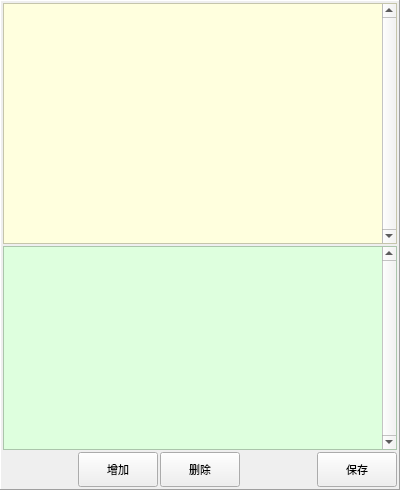
<?xml version="1.0" encoding="UTF-8"?>
<ui version="4.0">
 <class>FormEditOption</class>
 <widget class="QWidget" name="FormEditOption">
  <property name="geometry">
   <rect>
    <x>0</x>
    <y>0</y>
    <width>400</width>
    <height>490</height>
   </rect>
  </property>
  <property name="sizePolicy">
   <sizepolicy hsizetype="Fixed" vsizetype="Fixed">
    <horstretch>0</horstretch>
    <verstretch>0</verstretch>
   </sizepolicy>
  </property>
  <property name="minimumSize">
   <size>
    <width>400</width>
    <height>490</height>
   </size>
  </property>
  <property name="maximumSize">
   <size>
    <width>800</width>
    <height>981</height>
   </size>
  </property>
  <property name="font">
   <font>
    <family>微软雅黑</family>
    <pointsize>8</pointsize>
   </font>
  </property>
  <property name="windowTitle">
   <string notr="true">运行画面</string>
  </property>
  <property name="styleSheet">
   <string notr="true"/>
  </property>
  <layout class="QHBoxLayout" name="horizontalLayoutFrame">
   <property name="spacing">
    <number>0</number>
   </property>
   <property name="margin">
    <number>0</number>
   </property>
   <item>
    <widget class="QFrame" name="frameMainArea">
     <property name="sizePolicy">
      <sizepolicy hsizetype="Expanding" vsizetype="Expanding">
       <horstretch>0</horstretch>
       <verstretch>0</verstretch>
      </sizepolicy>
     </property>
     <property name="font">
      <font>
       <family>微软雅黑</family>
       <pointsize>8</pointsize>
      </font>
     </property>
     <property name="styleSheet">
      <string notr="true"/>
     </property>
     <property name="frameShape">
      <enum>QFrame::Panel</enum>
     </property>
     <property name="frameShadow">
      <enum>QFrame::Raised</enum>
     </property>
     <property name="IsMainArea" stdset="0">
      <bool>true</bool>
     </property>
     <layout class="QVBoxLayout" name="verticalLayout_2">
      <property name="spacing">
       <number>2</number>
      </property>
      <property name="margin">
       <number>2</number>
      </property>
      <item>
       <widget class="QTableView" name="tablePgm">
        <property name="minimumSize">
         <size>
          <width>389</width>
          <height>150</height>
         </size>
        </property>
        <property name="maximumSize">
         <size>
          <width>16777215</width>
          <height>16777215</height>
         </size>
        </property>
        <property name="font">
         <font>
          <family>微软雅黑</family>
          <pointsize>8</pointsize>
          <weight>50</weight>
          <bold>false</bold>
         </font>
        </property>
        <property name="focusPolicy">
         <enum>Qt::NoFocus</enum>
        </property>
        <property name="styleSheet">
         <string notr="true">QTableView
{
	selection-background-color: rgb(64, 168, 255);
	background-color: rgb(255, 255, 222);
	alternate-background-color: rgb(255, 255, 191);
	gridline-color: rgb(168, 180, 168);
}
</string>
        </property>
        <property name="frameShadow">
         <enum>QFrame::Plain</enum>
        </property>
        <property name="verticalScrollBarPolicy">
         <enum>Qt::ScrollBarAlwaysOn</enum>
        </property>
        <property name="horizontalScrollBarPolicy">
         <enum>Qt::ScrollBarAlwaysOff</enum>
        </property>
        <property name="autoScroll">
         <bool>false</bool>
        </property>
        <property name="autoScrollMargin">
         <number>16</number>
        </property>
        <property name="editTriggers">
         <set>QAbstractItemView::SelectedClicked</set>
        </property>
        <property name="tabKeyNavigation">
         <bool>false</bool>
        </property>
        <property name="showDropIndicator" stdset="0">
         <bool>false</bool>
        </property>
        <property name="dragDropOverwriteMode">
         <bool>false</bool>
        </property>
        <property name="alternatingRowColors">
         <bool>true</bool>
        </property>
        <property name="selectionMode">
         <enum>QAbstractItemView::NoSelection</enum>
        </property>
        <property name="selectionBehavior">
         <enum>QAbstractItemView::SelectRows</enum>
        </property>
        <property name="iconSize">
         <size>
          <width>24</width>
          <height>24</height>
         </size>
        </property>
        <property name="verticalScrollMode">
         <enum>QAbstractItemView::ScrollPerItem</enum>
        </property>
        <property name="horizontalScrollMode">
         <enum>QAbstractItemView::ScrollPerItem</enum>
        </property>
        <property name="wordWrap">
         <bool>false</bool>
        </property>
        <property name="cornerButtonEnabled">
         <bool>false</bool>
        </property>
        <attribute name="horizontalHeaderVisible">
         <bool>false</bool>
        </attribute>
        <attribute name="horizontalHeaderDefaultSectionSize">
         <number>100</number>
        </attribute>
        <attribute name="horizontalHeaderHighlightSections">
         <bool>false</bool>
        </attribute>
        <attribute name="horizontalHeaderStretchLastSection">
         <bool>true</bool>
        </attribute>
        <attribute name="verticalHeaderVisible">
         <bool>false</bool>
        </attribute>
        <attribute name="verticalHeaderDefaultSectionSize">
         <number>25</number>
        </attribute>
        <attribute name="verticalHeaderHighlightSections">
         <bool>false</bool>
        </attribute>
        <attribute name="verticalHeaderMinimumSectionSize">
         <number>50</number>
        </attribute>
       </widget>
      </item>
      <item>
       <layout class="QVBoxLayout" name="verticalLayout">
        <item>
         <widget class="QTableWidget" name="tableWidgetOpt">
          <property name="minimumSize">
           <size>
            <width>389</width>
            <height>0</height>
           </size>
          </property>
          <property name="font">
           <font>
            <family>微软雅黑</family>
            <pointsize>8</pointsize>
            <weight>50</weight>
            <bold>false</bold>
           </font>
          </property>
          <property name="styleSheet">
           <string notr="true">QTableView
{
	selection-background-color: rgb(64, 168, 255);
	background-color: rgb(222, 255, 222);
	alternate-background-color: rgb(191, 255, 191);
	gridline-color: rgb(168, 180, 168);
}
</string>
          </property>
          <property name="frameShadow">
           <enum>QFrame::Plain</enum>
          </property>
          <property name="verticalScrollBarPolicy">
           <enum>Qt::ScrollBarAlwaysOn</enum>
          </property>
          <property name="horizontalScrollBarPolicy">
           <enum>Qt::ScrollBarAlwaysOff</enum>
          </property>
          <property name="autoScroll">
           <bool>false</bool>
          </property>
          <property name="editTriggers">
           <set>QAbstractItemView::DoubleClicked</set>
          </property>
          <property name="tabKeyNavigation">
           <bool>false</bool>
          </property>
          <property name="showDropIndicator" stdset="0">
           <bool>false</bool>
          </property>
          <property name="dragDropOverwriteMode">
           <bool>false</bool>
          </property>
          <property name="alternatingRowColors">
           <bool>true</bool>
          </property>
          <property name="selectionMode">
           <enum>QAbstractItemView::SingleSelection</enum>
          </property>
          <property name="selectionBehavior">
           <enum>QAbstractItemView::SelectRows</enum>
          </property>
          <property name="wordWrap">
           <bool>false</bool>
          </property>
          <property name="cornerButtonEnabled">
           <bool>false</bool>
          </property>
          <attribute name="horizontalHeaderVisible">
           <bool>false</bool>
          </attribute>
          <attribute name="verticalHeaderVisible">
           <bool>false</bool>
          </attribute>
          <attribute name="verticalHeaderDefaultSectionSize">
           <number>25</number>
          </attribute>
          <attribute name="verticalHeaderHighlightSections">
           <bool>false</bool>
          </attribute>
          <attribute name="verticalHeaderMinimumSectionSize">
           <number>50</number>
          </attribute>
          <column>
           <property name="text">
            <string>编号</string>
           </property>
          </column>
          <column>
           <property name="text">
            <string>名称1</string>
           </property>
          </column>
          <column>
           <property name="text">
            <string>名称2</string>
           </property>
          </column>
         </widget>
        </item>
        <item>
         <layout class="QHBoxLayout" name="horizontalLayout">
          <item>
           <spacer name="horizontalSpacer_2">
            <property name="orientation">
             <enum>Qt::Horizontal</enum>
            </property>
            <property name="sizeHint" stdset="0">
             <size>
              <width>40</width>
              <height>20</height>
             </size>
            </property>
           </spacer>
          </item>
          <item>
           <widget class="QPushButton" name="BtnInsert">
            <property name="minimumSize">
             <size>
              <width>75</width>
              <height>35</height>
             </size>
            </property>
            <property name="maximumSize">
             <size>
              <width>150</width>
              <height>70</height>
             </size>
            </property>
            <property name="font">
             <font>
              <family>微软雅黑</family>
              <pointsize>8</pointsize>
              <weight>50</weight>
              <bold>false</bold>
             </font>
            </property>
            <property name="styleSheet">
             <string notr="true"/>
            </property>
            <property name="text">
             <string>增加</string>
            </property>
            <property name="icon">
             <iconset resource="../xPad.qrc">
              <normaloff>:/img/32X32/Add.png</normaloff>:/img/32X32/Add.png</iconset>
            </property>
            <property name="iconSize">
             <size>
              <width>32</width>
              <height>32</height>
             </size>
            </property>
           </widget>
          </item>
          <item>
           <widget class="QPushButton" name="BtnDelete">
            <property name="minimumSize">
             <size>
              <width>75</width>
              <height>35</height>
             </size>
            </property>
            <property name="maximumSize">
             <size>
              <width>150</width>
              <height>70</height>
             </size>
            </property>
            <property name="font">
             <font>
              <family>微软雅黑</family>
              <pointsize>8</pointsize>
              <weight>50</weight>
              <bold>false</bold>
             </font>
            </property>
            <property name="styleSheet">
             <string notr="true"/>
            </property>
            <property name="text">
             <string>删除</string>
            </property>
            <property name="icon">
             <iconset resource="../xPad.qrc">
              <normaloff>:/img/32X32/Delete.png</normaloff>:/img/32X32/Delete.png</iconset>
            </property>
            <property name="iconSize">
             <size>
              <width>32</width>
              <height>32</height>
             </size>
            </property>
           </widget>
          </item>
          <item>
           <spacer name="horizontalSpacer">
            <property name="orientation">
             <enum>Qt::Horizontal</enum>
            </property>
            <property name="sizeHint" stdset="0">
             <size>
              <width>40</width>
              <height>20</height>
             </size>
            </property>
           </spacer>
          </item>
          <item>
           <widget class="QPushButton" name="BtnSave">
            <property name="minimumSize">
             <size>
              <width>75</width>
              <height>35</height>
             </size>
            </property>
            <property name="maximumSize">
             <size>
              <width>150</width>
              <height>70</height>
             </size>
            </property>
            <property name="font">
             <font>
              <family>微软雅黑</family>
              <pointsize>8</pointsize>
              <weight>50</weight>
              <italic>false</italic>
              <bold>false</bold>
             </font>
            </property>
            <property name="styleSheet">
             <string notr="true"/>
            </property>
            <property name="text">
             <string>保存</string>
            </property>
            <property name="icon">
             <iconset resource="../xPad.qrc">
              <normaloff>:/img/32X32/Save.png</normaloff>:/img/32X32/Save.png</iconset>
            </property>
            <property name="iconSize">
             <size>
              <width>32</width>
              <height>32</height>
             </size>
            </property>
           </widget>
          </item>
         </layout>
        </item>
       </layout>
      </item>
     </layout>
    </widget>
   </item>
  </layout>
 </widget>
 <resources>
  <include location="../xPad.qrc"/>
 </resources>
 <connections>
  <connection>
   <sender>BtnInsert</sender>
   <signal>clicked()</signal>
   <receiver>FormEditOption</receiver>
   <slot>InsertOption()</slot>
   <hints>
    <hint type="sourcelabel">
     <x>484</x>
     <y>381</y>
    </hint>
    <hint type="destinationlabel">
     <x>399</x>
     <y>203</y>
    </hint>
   </hints>
  </connection>
  <connection>
   <sender>BtnDelete</sender>
   <signal>clicked()</signal>
   <receiver>FormEditOption</receiver>
   <slot>RemoveOption()</slot>
   <hints>
    <hint type="sourcelabel">
     <x>564</x>
     <y>381</y>
    </hint>
    <hint type="destinationlabel">
     <x>399</x>
     <y>203</y>
    </hint>
   </hints>
  </connection>
  <connection>
   <sender>tableWidgetOpt</sender>
   <signal>itemSelectionChanged()</signal>
   <receiver>FormEditOption</receiver>
   <slot>selectionChanged()</slot>
   <hints>
    <hint type="sourcelabel">
     <x>609</x>
     <y>178</y>
    </hint>
    <hint type="destinationlabel">
     <x>399</x>
     <y>203</y>
    </hint>
   </hints>
  </connection>
  <connection>
   <sender>tableWidgetOpt</sender>
   <signal>itemChanged(QTableWidgetItem*)</signal>
   <receiver>FormEditOption</receiver>
   <slot>itemChanged(QTableWidgetItem*)</slot>
   <hints>
    <hint type="sourcelabel">
     <x>609</x>
     <y>178</y>
    </hint>
    <hint type="destinationlabel">
     <x>399</x>
     <y>203</y>
    </hint>
   </hints>
  </connection>
 </connections>
 <slots>
  <slot>followState(int)</slot>
  <slot>BtnManualStop()</slot>
  <slot>BtnAutoRunClick()</slot>
  <slot>BtnPeriodClick()</slot>
  <slot>BtnStepClick()</slot>
  <slot>setFollow(bool)</slot>
  <slot>InsertOption()</slot>
  <slot>RemoveOption()</slot>
  <slot>selectionChanged()</slot>
  <slot>itemChanged(QTableWidgetItem*)</slot>
 </slots>
</ui>
